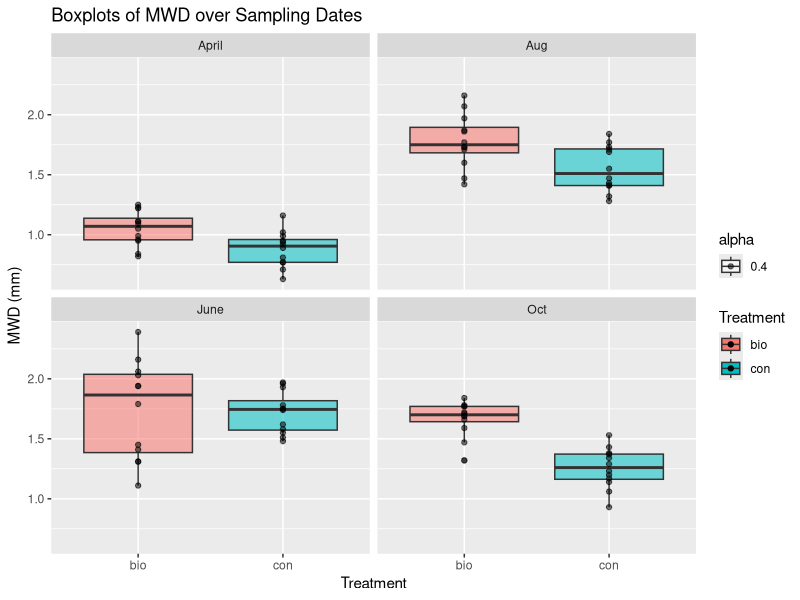
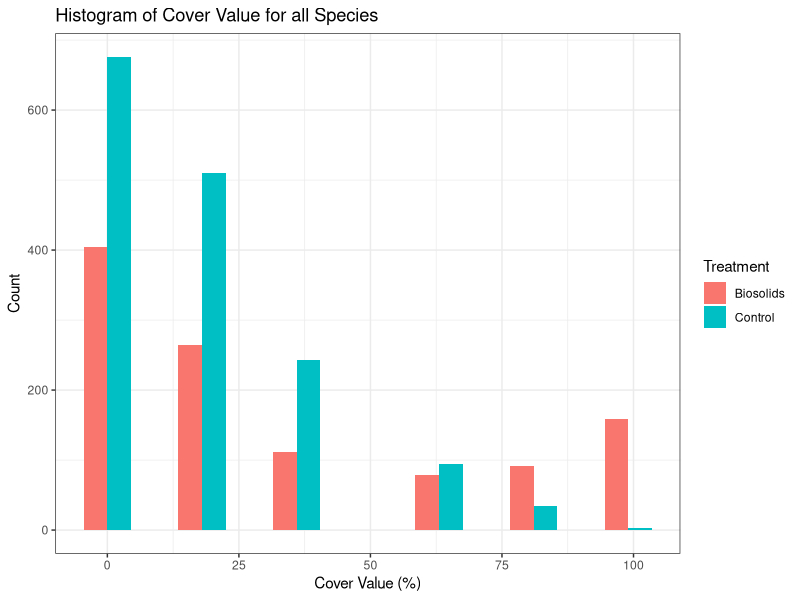

Write R code to recreate these figures, in order. (Note: this script raises an error after producing the figures.)
## ---- chunk 1
library("ggplot2")
library(lme4)
library(reshape2)
library(dplyr)
## ---- chunk 2
soil<-read.table("MWD.csv", sep = ",", header = T) 
Date.f = factor(soil$Date,levels(soil$Date)[c(1, 3, 2, 4)])
ggplot(aes(y=MWD, x=Treatment, fill = Treatment, alpha = 0.4), data=soil) + geom_boxplot() + geom_point() + facet_wrap(~Date) + labs(y="MWD (mm)", title="Boxplots of MWD over Sampling Dates")
## ---- chunk 3
group_by(soil,Date,Treatment) %>%
  summarise(mean(MWD), sd(MWD))
## ---- chunk 4
pc <- read.csv("plant_cover.csv", header = T)
pc$Block <- as.factor(pc$Block)

ggplot(pc,aes(x=Cover.value,group=Treatment,fill=Treatment))+geom_histogram(position="dodge",binwidth=9)+theme_bw()+labs(x="Cover Value (%)", y="Count", title="Histogram of Cover Value for all Species")
## ---- chunk 5
pc.subset <- subset(pc, Species == "POPR")
table_sum_POPR <- tapply(pc.subset$Cover.value,pc.subset$Treatment, table)
table_sum_POPR
## ---- chunk 6
pc.subset <- pc.subset[ ,c(3,4,9)]
by_blockTrt <- group_by(pc.subset, Block, Treatment)
dat.avg<-summarise(by_blockTrt, y.avg=sum(Cover.value)/50)
add2control <- c("2","Control",0)
dat.avg[8, ] <- add2control

dat.avg$y.avg <- as.numeric(dat.avg$y.avg)

se<-c(4.2895, 0.0848, 3.3237, 5.2755, 0.05, 5.2926, 0.3, 0)
#standard error os the group mean by hand calculation

ggplot(aes(x = Block, y = y.avg, group = Treatment, colour = Treatment), data = dat.avg) + geom_point() + geom_line() + labs(x = "Block", y = "POPR Cover Value (%)", title = "Comparison of POPR Cover Values between Biosolids and Control")+geom_errorbar(aes(ymin=y.avg-se, ymax=y.avg+se), width=.1)
## ---- chunk 7
ggplot(aes(y=y.avg, x=Treatment, fill = Treatment, alpha = 0.4), data=dat.avg) + geom_boxplot() + geom_point()+ labs(y = "POPR Cover Value (%)", title = "Boxplot of POPR Cover Value")
## ---- chunk 8
hist(soil$MWD, xlab="MWD (mm)", main = "Histogram of MWD", col = "mistyrose")
## ---- chunk 9
qqnorm(soil$MWD)
qqline(soil$MWD)
## ---- chunk 10
Date.f = factor(soil$Date,levels(soil$Date)[c(1, 3, 2, 4)])
ggplot(soil, aes(x = Date.f, y = MWD, group = Treatment, colour = Treatment)) +
  stat_summary(fun.y="mean", geom = "line") +
  labs(x = "Date", y="MWD (mm)", title = "Change in MWD over 4 Sampling Dates")
## ---- chunk 11
hist(pc.subset$Cover.value, main="Histogram of cover value for POPR", xlab = "POPR Cover Value (%)", col = "mistyrose")
